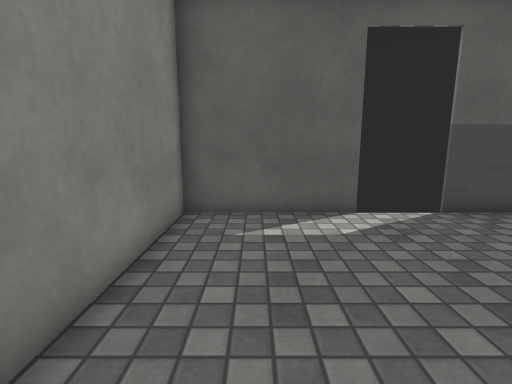
view 1 (above)

12 first-person views from a walk through a Unity game level. The camera is 1.2 m above the floor, tilts 10° down and sees 85° across. Doors are open. The floor is counted in squares, 0.6 m on a side. Each view is taken from the middle of a square. On the plan, view 1 faces up. The plan holds only what a view shows up to about 17 squares ahead; the rest is blank. The player is left out. Some surface patterns are stand-ins.

view 2
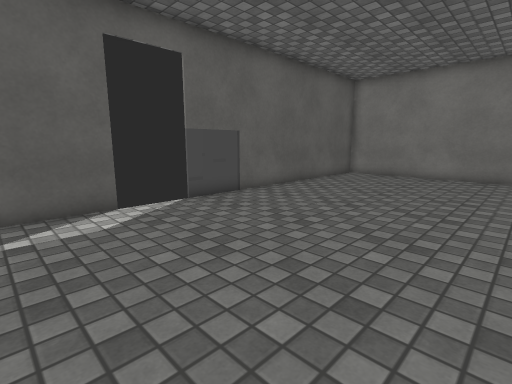

view 3
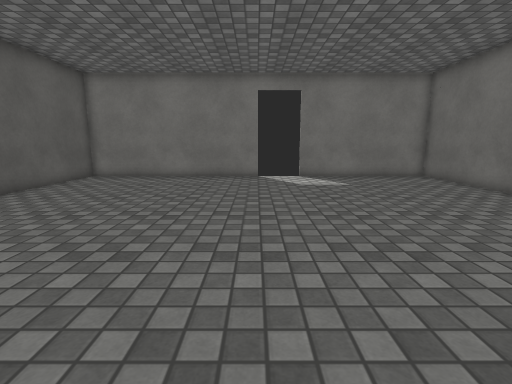

view 4
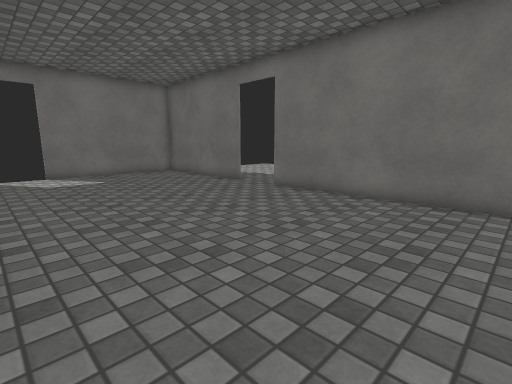

view 5
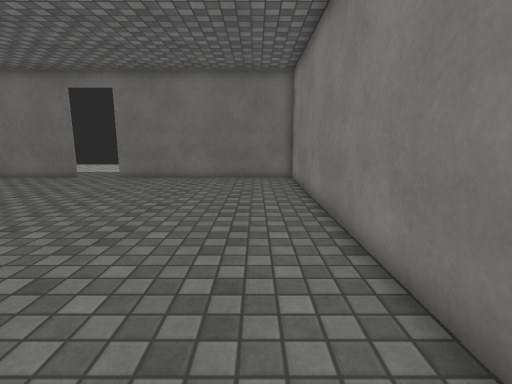

view 6
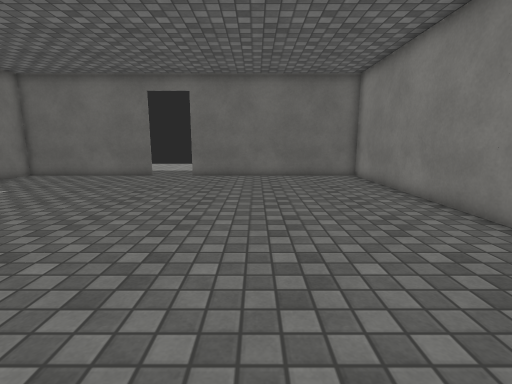

view 7
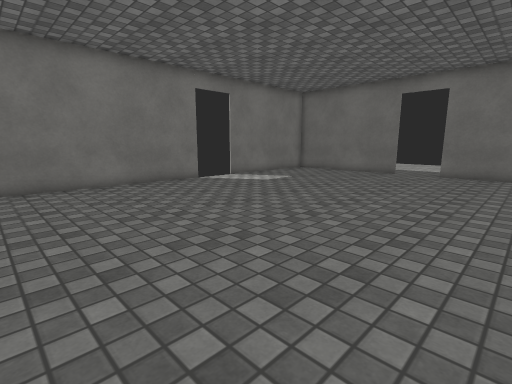

view 8
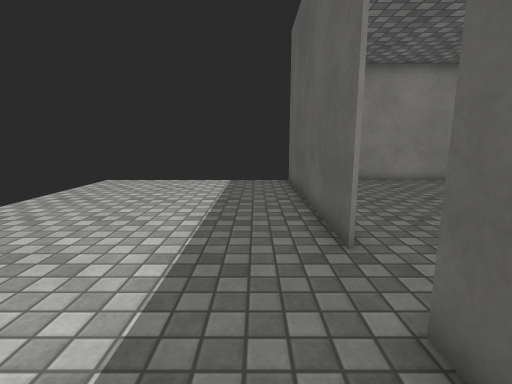

view 9
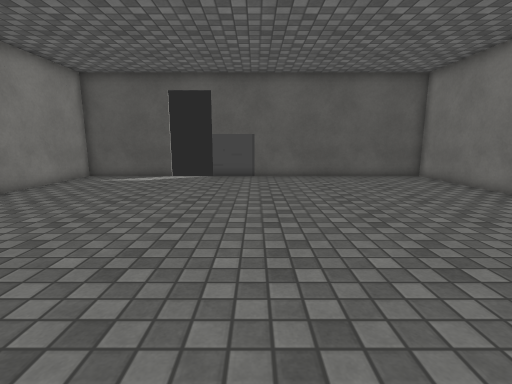

view 10
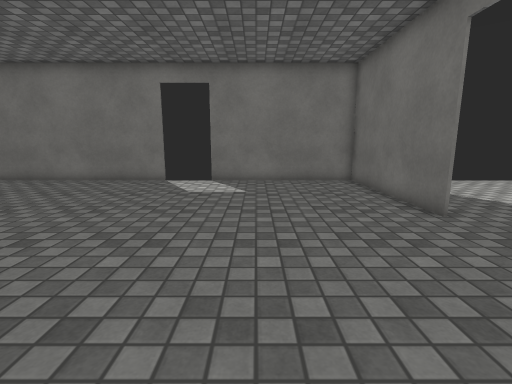

view 11
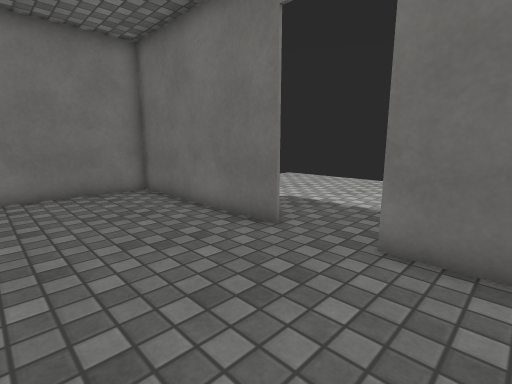

view 12
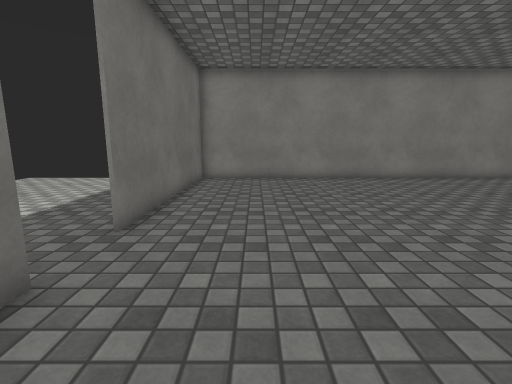

### Floor plan
Points are (right, up) in squares from view 1. A wall is a line through its corners. A room is listed if a view was taken in it or the views show most of it. See-through windows are left out.
Room 1 (views 1, 2, 3, 4, 5, 6, 7, 9, 10, 11, 12)
walls: (17.9, -2.2) (17.9, 7.9) (5.4, 7.9); (10.4, -12.1) (17.9, -12.1) (17.9, -4.6); (3, 7.9) (-2.1, 7.9) (-2.1, -12.1) (8, -12.1)
ways out: open door at (9, -13) to room 2; gap at (3, 8); gap at (18, -2)
Room 2 (view 8)
walls: (8, -12.2) (-2.1, -12.2); (11.4, -12.2) (10.4, -12.2)
ways out: open door at (9, -13) to room 1

Positions as (right, up) in squares from view 1, and headings:
1: (0, 0), facing up
2: (0, -1), facing up-right
3: (1, -2), facing right
4: (-1, -2), facing down-right
5: (0, 4), facing down
6: (4, 5), facing down
7: (4, 7), facing down-right
8: (13, -14), facing left
9: (8, -9), facing up
10: (3, -7), facing right
11: (6, -7), facing down-right
12: (14, -9), facing left
